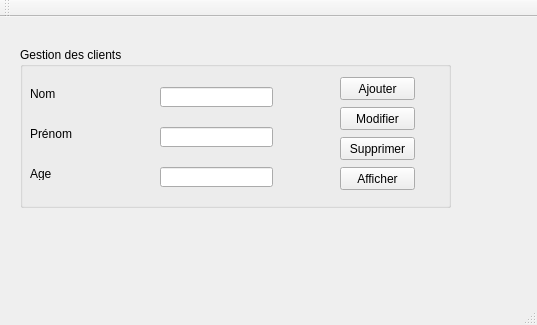
<?xml version="1.0" encoding="UTF-8"?>
<ui version="4.0">
 <class>MainWindow</class>
 <widget class="QMainWindow" name="MainWindow">
  <property name="geometry">
   <rect>
    <x>0</x>
    <y>0</y>
    <width>537</width>
    <height>325</height>
   </rect>
  </property>
  <property name="windowTitle">
   <string>Gestion des Clients</string>
  </property>
  <widget class="QWidget" name="centralWidget">
   <widget class="QGroupBox" name="groupBox">
    <property name="geometry">
     <rect>
      <x>20</x>
      <y>30</y>
      <width>431</width>
      <height>161</height>
     </rect>
    </property>
    <property name="title">
     <string>Gestion des clients</string>
    </property>
    <widget class="QLabel" name="label">
     <property name="geometry">
      <rect>
       <x>10</x>
       <y>40</y>
       <width>47</width>
       <height>13</height>
      </rect>
     </property>
     <property name="text">
      <string>Nom</string>
     </property>
    </widget>
    <widget class="QLabel" name="label_2">
     <property name="geometry">
      <rect>
       <x>10</x>
       <y>80</y>
       <width>47</width>
       <height>13</height>
      </rect>
     </property>
     <property name="text">
      <string>Prénom</string>
     </property>
    </widget>
    <widget class="QLabel" name="label_3">
     <property name="geometry">
      <rect>
       <x>10</x>
       <y>120</y>
       <width>47</width>
       <height>13</height>
      </rect>
     </property>
     <property name="text">
      <string>Age</string>
     </property>
    </widget>
    <widget class="QLineEdit" name="lineEdit">
     <property name="geometry">
      <rect>
       <x>140</x>
       <y>40</y>
       <width>113</width>
       <height>20</height>
      </rect>
     </property>
    </widget>
    <widget class="QLineEdit" name="lineEdit_2">
     <property name="geometry">
      <rect>
       <x>140</x>
       <y>80</y>
       <width>113</width>
       <height>20</height>
      </rect>
     </property>
    </widget>
    <widget class="QLineEdit" name="lineEdit_3">
     <property name="geometry">
      <rect>
       <x>140</x>
       <y>120</y>
       <width>113</width>
       <height>20</height>
      </rect>
     </property>
    </widget>
    <widget class="QPushButton" name="pushButton">
     <property name="geometry">
      <rect>
       <x>320</x>
       <y>60</y>
       <width>75</width>
       <height>23</height>
      </rect>
     </property>
     <property name="text">
      <string>Modifier</string>
     </property>
    </widget>
    <widget class="QPushButton" name="pushButton_3">
     <property name="geometry">
      <rect>
       <x>320</x>
       <y>90</y>
       <width>75</width>
       <height>23</height>
      </rect>
     </property>
     <property name="text">
      <string>Supprimer</string>
     </property>
    </widget>
    <widget class="QPushButton" name="pushButton_4">
     <property name="geometry">
      <rect>
       <x>320</x>
       <y>120</y>
       <width>75</width>
       <height>23</height>
      </rect>
     </property>
     <property name="text">
      <string>Afficher</string>
     </property>
    </widget>
   </widget>
   <widget class="QPushButton" name="pushButton_2">
    <property name="geometry">
     <rect>
      <x>340</x>
      <y>60</y>
      <width>75</width>
      <height>23</height>
     </rect>
    </property>
    <property name="text">
     <string>Ajouter</string>
    </property>
   </widget>
  </widget>
  <widget class="QMenuBar" name="menuBar">
   <property name="geometry">
    <rect>
     <x>0</x>
     <y>0</y>
     <width>537</width>
     <height>22</height>
    </rect>
   </property>
  </widget>
  <widget class="QToolBar" name="mainToolBar">
   <attribute name="toolBarArea">
    <enum>TopToolBarArea</enum>
   </attribute>
   <attribute name="toolBarBreak">
    <bool>false</bool>
   </attribute>
  </widget>
  <widget class="QStatusBar" name="statusBar"/>
 </widget>
 <layoutdefault spacing="6" margin="11"/>
 <resources/>
 <connections/>
</ui>
